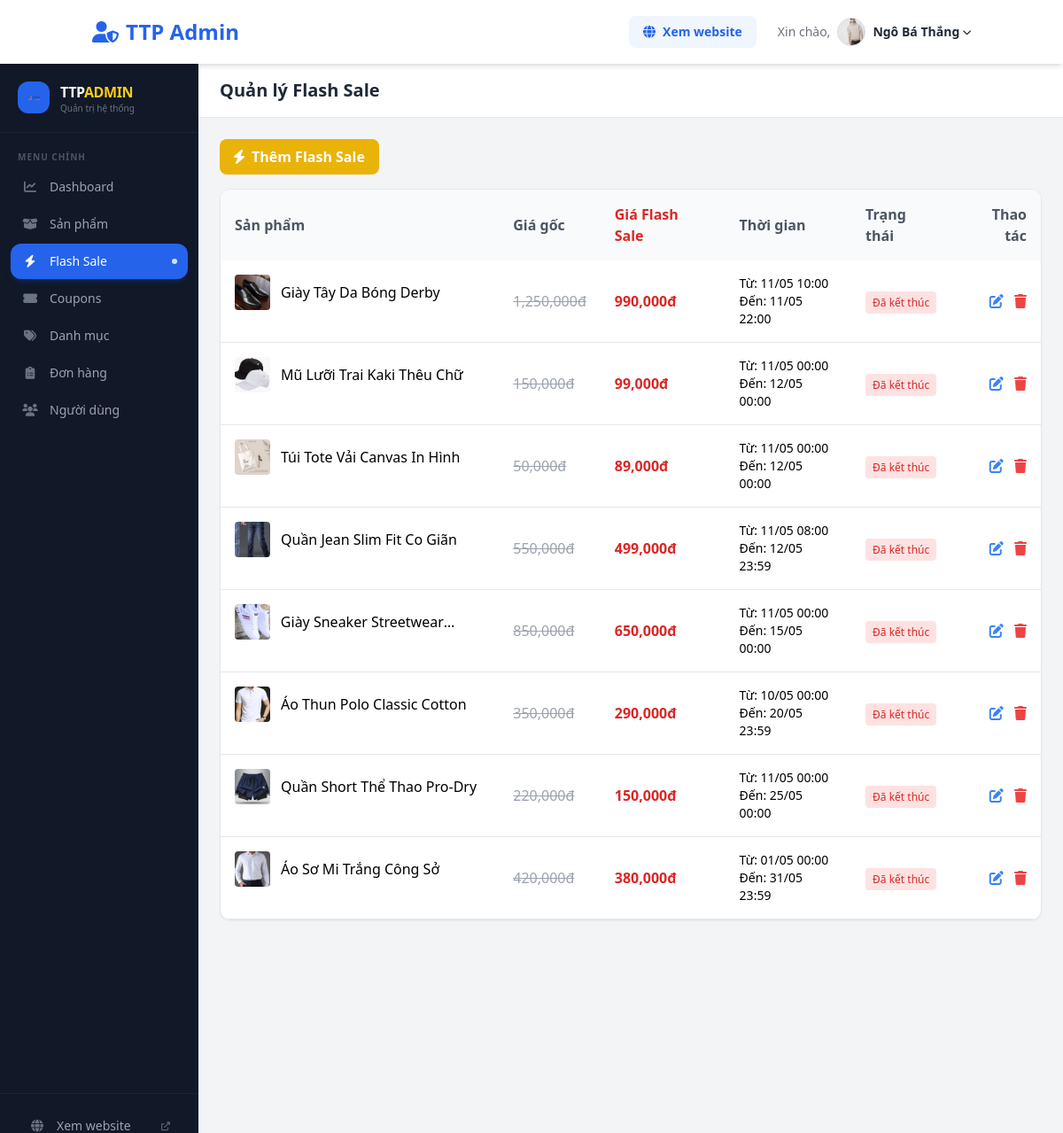
The page /admin_flashsale.php (signed in) on the database its author committed.
### tables this page shows
CREATE TABLE IF NOT EXISTS `product` (
  `MaSanPham` int NOT NULL AUTO_INCREMENT,
  `TenSanPham` varchar(100) NOT NULL,
  `GiaSanPham` decimal(10,0) NOT NULL,
  `hinh` varchar(1000) NOT NULL,
  `MoTa` text NOT NULL,
  `MaDanhMuc` int NOT NULL,
  `SaoTrungBinh` float NOT NULL,
  `TongDanhGia` int NOT NULL,
  `hinh2` varchar(255) DEFAULT NULL,
  `hinh3` varchar(255) DEFAULT NULL,
  `mau1` varchar(255) DEFAULT NULL,
  `mau2` varchar(255) DEFAULT NULL,
  `mau3` varchar(255) DEFAULT NULL,
  `size` varchar(255) DEFAULT NULL,
  `SoLuongTon` int NOT NULL DEFAULT '99',
  `is_featured` tinyint(1) NOT NULL DEFAULT '0' COMMENT '1 = Sản phẩm nổi bật',
  `GiaKhuyenMai` decimal(10,0) DEFAULT NULL,
  `NgayBatDauSale` datetime DEFAULT NULL,
  `NgayKetThucSale` datetime DEFAULT NULL,
  `is_suggested` tinyint(1) DEFAULT '0',
  `DaBan` int DEFAULT '0',
  PRIMARY KEY (`MaSanPham`),
  KEY `fk_sp_dm` (`MaDanhMuc`),
  KEY `idx_ten_sp` (`TenSanPham`(50))
);

### database.php (called while the page is built, shortened)
<?php
    class Database {
        private $host = "localhost";
        private $username = "root";
        private $password = "";
        private $dbname = "web";
        public $conn;
        public function __construct() {
            $this->conn = new mysqli ($this->host, $this->username, $this->password, $this->dbname);
            $this->conn->set_charset("utf8");
        }
        public function select ($sql) {
            return $this->conn->query($sql);
        }
    }
?>

### admin_flashsale.php (the view, shortened to what this page needs)
<?php
require_once "database.php";
$db = new Database();
$sql_flashsale = "SELECT * FROM product WHERE GiaKhuyenMai > 0 ORDER BY NgayKetThucSale ASC";
$res_flashsale = $db->select($sql_flashsale);
?>
<!DOCTYPE html>
<html lang="vi">
<head>
    <script src="https://cdn.tailwindcss.com"></script>
    <link href="https://cdnjs.cloudflare.com/ajax/libs/font-awesome/6.0.0/css/all.min.css" rel="stylesheet">
</head>
<body class="bg-gray-100">
    <header class="bg-white shadow-md sticky top-0 z-50">
        <div class="container mx-auto px-4 py-3 flex items-center justify-between">
            <div class="flex items-center gap-3">
                <h1 class="text-xl md:text-2xl font-bold text-blue-600 flex items-center gap-2">
                    <i class="fas fa-user-shield"></i> <span class="hidden sm:inline">TTP Admin</span>
                </h1>
            </div>
            <div class="flex items-center gap-3 md:gap-6">
                <a href="index.php"
                    class="bg-blue-50 text-blue-600 px-3 md:px-4 py-2 rounded-lg font-bold hover:bg-blue-100 transition flex items-center gap-2 text-sm">
                    <i class="fas fa-globe"></i> <span class="hidden sm:inline">Xem website</span>
                </a>
                <?php
                    $ten_user = $_SESSION['user_name'];
                    $avatar_link = 'https://ui-avatars.com/api/?name=' . urlencode($ten_user) . '&background=0D8ABC&color=fff&size=128';
                    if (isset($_SESSION['user_avatar']) && $_SESSION['user_avatar'] != 'default.png' && $_SESSION['user_avatar'] != '') {
                        $avatar_link = 'public/images/' . $_SESSION['user_avatar'];
                    }
                ?>
                <div class="relative group inline-block z-50 text-sm">
                    <div class="flex items-center gap-2 cursor-pointer whitespace-nowrap py-2"
                        title="Tài khoản của tôi">
                        <span class="text-gray-500 group-hover:text-gray-800 transition hidden md:inline">Xin
                            chào,</span>
                        <img src="<?php echo htmlspecialchars($avatar_link); ?>" alt="Avatar"
                            class="w-8 h-8 rounded-full object-cover border border-gray-300 group-hover:border-blue-400 transition">
                        <strong class="text-gray-800 group-hover:text-blue-600 hidden md:flex items-center gap-1">
                            <?php echo htmlspecialchars($_SESSION['user_name']); ?>
                            <i class="fas fa-chevron-down text-[10px] transition-transform group-hover:rotate-180"></i>
                        </strong>
                    </div>
                </div>
            </div>
        </div>
    </header>
    <div class="flex min-h-screen">
        <?php include 'admin_sidebar.php'; ?>
        <div class="flex-1 flex flex-col min-h-screen overflow-hidden">
            <header class="bg-white border-b border-gray-200 px-4 md:px-6 py-4 flex items-center justify-between">
                <h1 class="text-xl font-bold text-gray-800">Quản lý Flash Sale</h1>
            </header>
            <main class="p-6 flex-1 overflow-y-auto">
                <button onclick="openModal()"
                    class="mb-4 bg-yellow-500 text-white px-4 py-2 rounded-lg font-bold hover:bg-yellow-600 flex items-center gap-2">
                    <i class="fas fa-bolt"></i> Thêm Flash Sale
                </button>
                <div class="bg-white rounded-xl shadow-sm border overflow-hidden">
                    <table class="w-full text-left">
                        <thead class="bg-gray-50 text-gray-600">
                            <tr>
                                <th class="p-4">Sản phẩm</th>
                                <th class="p-4">Giá gốc</th>
                                <th class="p-4 text-red-600">Giá Flash Sale</th>
                                <th class="p-4">Thời gian</th>
                                <th class="p-4">Trạng thái</th>
                                <th class="p-4 text-right">Thao tác</th>
                            </tr>
                        </thead>
                        <tbody>
                            <?php if ($res_flashsale && $res_flashsale->num_rows > 0): while ($row = $res_flashsale->fetch_assoc()):
                            $now = time();
                            $start = strtotime($row['NgayBatDauSale']);
                            $end = strtotime($row['NgayKetThucSale']);
                            $statusText = $now < $start ? '<span class="text-yellow-600 bg-yellow-100 px-2 py-1 rounded text-xs">Sắp diễn ra</span>' :
                                         ($now > $end ? '<span class="text-red-600 bg-red-100 px-2 py-1 rounded text-xs">Đã kết thúc</span>' :
                                         '<span class="text-green-600 bg-green-100 px-2 py-1 rounded text-xs">Đang chạy</span>');
                        ?>
                            <tr class="border-b">
                                <td class="p-4 flex items-center gap-3">
                                    <img src="public/images/<?php echo $row['hinh']; ?>"
                                        class="w-10 h-10 object-cover rounded">
                                    <span class="font-medium line-clamp-1"><?= $row['TenSanPham'] ?></span>
                                </td>
                                <td class="p-4 line-through text-gray-400"><?= number_format($row['GiaSanPham']) ?>đ
                                </td>
                                <td class="p-4 font-bold text-red-600"><?= number_format($row['GiaKhuyenMai']) ?>đ</td>
                                <td class="p-4 text-sm">
                                    <div>Từ: <?= date('d/m H:i', $start) ?></div>
                                    <div>Đến: <?= date('d/m H:i', $end) ?></div>
                                </td>
                                <td class="p-4"><?= $statusText ?></td>
                                <td class="p-4 text-right space-x-2">
                                    <button onclick='openEdit(<?= json_encode($row) ?>)'
                                        class="text-blue-500 hover:text-blue-700"><i class="fas fa-edit"></i></button>
                                    <button onclick="confirmRemove(<?= $row['MaSanPham'] ?>)"
                                        class="text-red-500 hover:text-red-700"><i class="fas fa-trash"></i></button>
                                </td>
                            </tr>
                            <?php endwhile; else: ?>
                            <tr>
                                <td colspan="6" class="p-8 text-center text-gray-500">Chưa có sản phẩm Flash Sale</td>
                            </tr>
                            <?php endif; ?>
                        </tbody>
                    </table>
                </div>
            </main>
        </div>
    </div>
</body>
</html>

### rows shown on the page
product: hinh (picture), TenSanPham "Giày Tây Da Bóng Derby", GiaSanPham "1,250,000", GiaKhuyenMai "990,000", NgayBatDauSale "11/05 10:00", NgayKetThucSale "11/05 22:00", shows "Đã kết thúc"
product: hinh (picture), TenSanPham "Mũ Lưỡi Trai Kaki Thêu Chữ", GiaSanPham "150,000", GiaKhuyenMai "99,000", NgayBatDauSale "11/05 00:00", NgayKetThucSale "12/05 00:00", shows "Đã kết thúc"
product: hinh (picture), TenSanPham "Túi Tote Vải Canvas In Hình", GiaSanPham "50,000", GiaKhuyenMai "89,000", NgayBatDauSale "11/05 00:00", NgayKetThucSale "12/05 00:00", shows "Đã kết thúc"
product: hinh (picture), TenSanPham "Quần Jean Slim Fit Co Giãn", GiaSanPham "550,000", GiaKhuyenMai "499,000", NgayBatDauSale "11/05 08:00", NgayKetThucSale "12/05 23:59", shows "Đã kết thúc"
product: hinh (picture), TenSanPham "Giày Sneaker…", GiaSanPham "850,000", GiaKhuyenMai "650,000", NgayBatDauSale "11/05 00:00", NgayKetThucSale "15/05 00:00", shows "Đã kết thúc"
product: hinh (picture), TenSanPham "Áo Thun Polo Classic Cotton", GiaSanPham "350,000", GiaKhuyenMai "290,000", NgayBatDauSale "10/05 00:00", NgayKetThucSale "20/05 23:59", shows "Đã kết thúc"
product: hinh (picture), TenSanPham "Quần Short Thể Thao Pro-Dry", GiaSanPham "220,000", GiaKhuyenMai "150,000", NgayBatDauSale "11/05 00:00", NgayKetThucSale "25/05 00:00", shows "Đã kết thúc"
product: hinh (picture), TenSanPham "Áo Sơ Mi Trắng Công Sở", GiaSanPham "420,000", GiaKhuyenMai "380,000", NgayBatDauSale "01/05 00:00", NgayKetThucSale "31/05 23:59", shows "Đã kết thúc"

### other values the page prints
$_SESSION['user_name'] "Ngô Bá Thắng"
$n['label'] "Dashboard"
$n['label'] "Sản phẩm"
$n['label'] "Flash Sale"
$n['label'] "Coupons"
$n['label'] "Danh mục"
$n['label'] "Đơn hàng"
$n['label'] "Người dùng"
